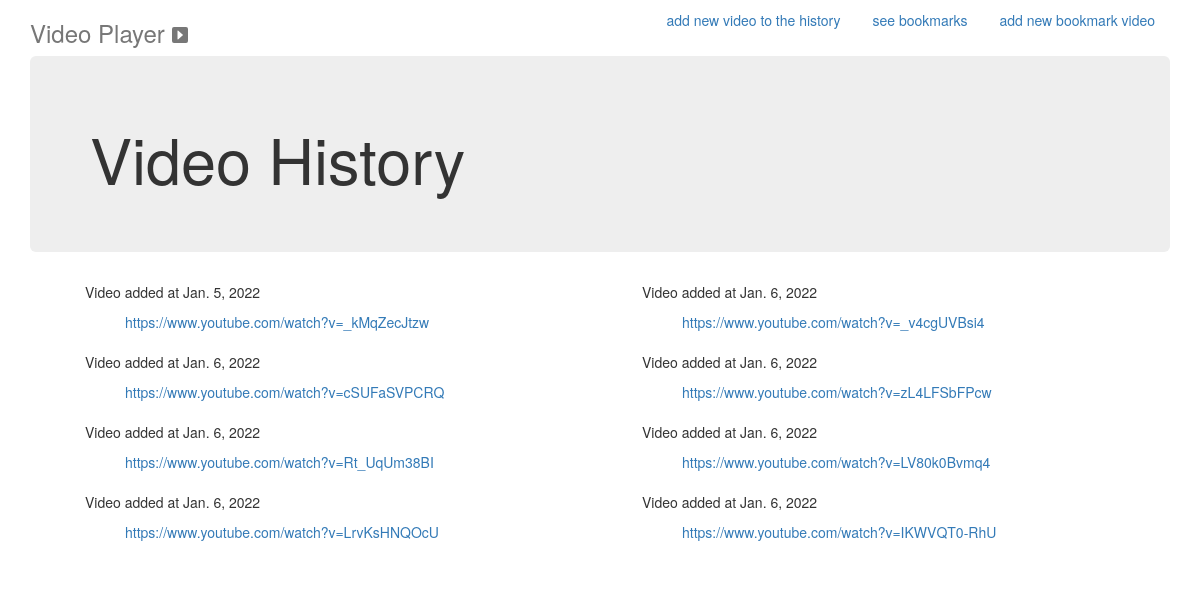
Before: / with the older database file.
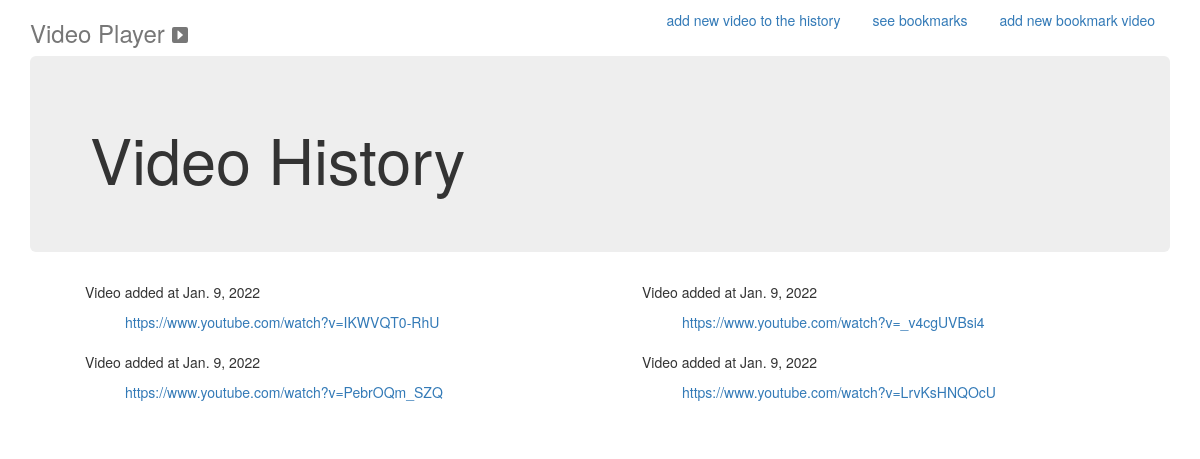
After: the same page with the newer database file.
### videoPlayer/models.py (models this page shows, shortened)
class UrlEntry(models.Model):
    id_url = models.UUIDField(primary_key=True, default=uuid4, editable=False)
    url = models.CharField(max_length=100)
    add_at = models.DateField(auto_now_add=True)

### videoPlayer/views.py (the view)
# urls.py: path('', views.history, name='history'),
def history(request):
    entries = UrlEntry.objects.order_by('add_at')
    context = {'entriesHistory': entries}
    return render(request, 'index.html', context)

### videoPlayer/templates/index.html (shortened to what this page needs)
{% load static %}
<!DOCTYPE html>
<html lang="en">
  <head>
    <link href="{% static 'bootstrap.min.css' %}" rel="stylesheet">
</head>
<body>
  <div class="container">
    <div class="header clearfix">
      <nav>
        <ul class="nav nav-pills pull-right">
          <li role="presentation"><a href="{% url 'addEntry' %}">add new video to the history</a></li>
          <li role="presentation"><a href="{% url 'bookMarks' %}">see bookmarks</a></li>
          <li role="presentation"><a href="{% url 'addBookmark' %}">add new bookmark video</a></li>
        </ul>
      </nav>
      <h3 class="text-muted">Video Player
      <svg xmlns="http://www.w3.org/2000/svg" width="16" height="16" fill="currentColor" class="bi bi-caret-right-square-fill" viewBox="0 0 16 16">
        <path d="M0 2a2 2 0 0 1 2-2h12a2 2 0 0 1 2 2v12a2 2 0 0 1-2 2H2a2 2 0 0 1-2-2V2zm5.5 10a.5.5 0 0 0 .832.374l4.5-4a.5.5 0 0 0 0-.748l-4.5-4A.5.5 0 0 0 5.5 4v8z"/>
      </svg>
      </h3>
    </div>
    <div class="jumbotron">
      <h1>Video History</h1>
    </div>
    <div class="container">
      <ul class="two">
        {% for entry in entriesHistory %}
          <div>
            <p>Video added at {{ entry.add_at }}</p>
          </div>
          <ul>
            <a href="{{ entry.url }}" target="_blank"> {{ entry.url }} </a> </ul>
          <br>
        {% endfor %}
      </ul>
    </div>
  </div>
</body>
</html>

### videoPlayer/templates/index.html (style rules this page uses)
.two { columns: 2; -webkit-columns: 2; -moz-columns: 2; }

Changed rows visible on the page:
removed UrlEntry: add_at "Jan. 5, 2022", url "https://www.youtube.com/watch?v=_kMqZecJtzw"
removed UrlEntry: add_at "Jan. 6, 2022", url "https://www.youtube.com/watch?v=cSUFaSVPCRQ"
removed UrlEntry: add_at "Jan. 6, 2022", url "https://www.youtube.com/watch?v=Rt_UqUm38BI"
removed UrlEntry: add_at "Jan. 6, 2022", url "https://www.youtube.com/watch?v=LrvKsHNQOcU"
removed UrlEntry: add_at "Jan. 6, 2022", url "https://www.youtube.com/watch?v=_v4cgUVBsi4"
removed UrlEntry: add_at "Jan. 6, 2022", url "https://www.youtube.com/watch?v=zL4LFSbFPcw"
removed UrlEntry: add_at "Jan. 6, 2022", url "https://www.youtube.com/watch?v=LV80k0Bvmq4"
removed UrlEntry: add_at "Jan. 6, 2022", url "https://www.youtube.com/watch?v=IKWVQT0-RhU"
added UrlEntry: add_at "Jan. 9, 2022", url "https://www.youtube.com/watch?v=IKWVQT0-RhU"
added UrlEntry: add_at "Jan. 9, 2022", url "https://www.youtube.com/watch?v=PebrOQm_SZQ"
added UrlEntry: add_at "Jan. 9, 2022", url "https://www.youtube.com/watch?v=_v4cgUVBsi4"
added UrlEntry: add_at "Jan. 9, 2022", url "https://www.youtube.com/watch?v=LrvKsHNQOcU"
